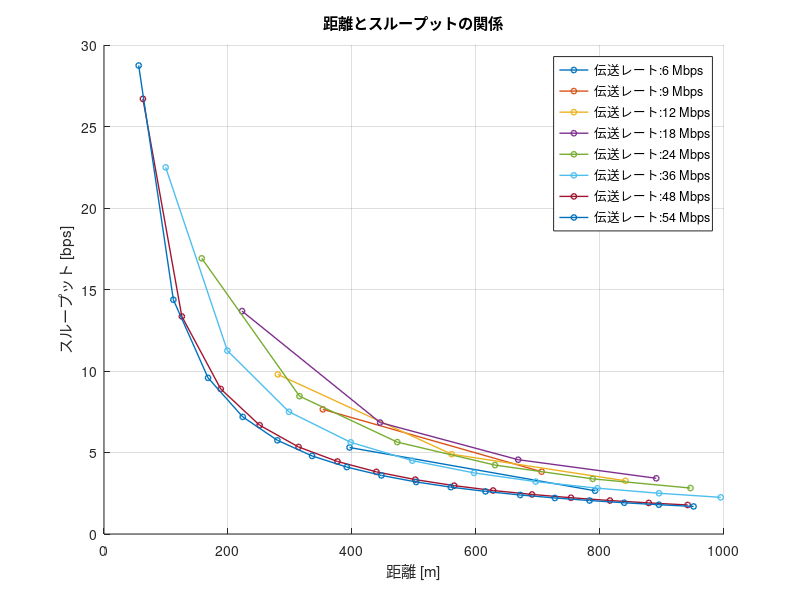

Write the MATLAB code that produced this figure.
Rmin = [-82, -81, -79, -77, -74, -70, -66, -65]; % 最小受信感度 [dBm]
TR = [6, 9, 12, 18, 24, 36, 48, 54]; % 伝送レート [Mbps]
databit = [24, 36, 48, 72, 96, 144, 192, 216]; % OFDMシンボルごとのデータビット[bit]

Tp = 10; % 送信電力 [dBm]
f = 2.4 * 10^9; % 周波数 [Hz]
c = 3 * 10^8; % 光速 [m/s]

PLCP_pre = 16; % PLCPプリアンブル[μs]
PLCPhead_sig = 1; % PLCPヘッダ（シグナル）[μs]
PLCPhead_ser = 16; % PLCPヘッダ（サービス）[μs]
ACK = 80; % 802.11ACKフレーム[bit]
MAC = 192; % 802.11MACヘッダ[bit]
LLC = 64; % LLCヘッダ[bit]
packet = 12000; % IPパケット[bit]
FCS = 32; % FCS[bit]
tail = 6; % テイルビット[bit]
SIFS = 10; % [μs]
DIFS = 34; % [μs]
backoff = 101.5; % 平均バックオフ制御時間 [μs]

% フィギュアの設定
figure;
hold on;

max_distance = 1000; % 最大距離 [m]

for i = 1:length(Rmin)
    Rmin_current = Rmin(i);
    TR_current = TR(i);
    databit_current = databit(i);
    
    % 最大伝送距離の計算
    Lfs = Tp - Rmin_current; % 距離減衰 [dB]
    d1 = ((10^(Lfs / 20)) * c) / (4 * pi * f); % 最大伝送距離 [m]
    
    % フレームの計算
    ACK_t = PLCP_pre + (PLCPhead_sig + ceil((PLCPhead_ser + ACK + FCS + tail) / databit_current)) * 4;
    data_t = PLCP_pre + (PLCPhead_sig + ceil((PLCPhead_ser + MAC + LLC + packet + FCS + tail) / databit_current)) * 4;
    
    % 距離の計算
    distances = 0:d1:max_distance; % 距離配列の作成 (d1単位で)
    throughput2 = zeros(size(distances)); % スループット配列の初期化

    for j = 1:length(distances)
        D = distances(j);
        total_tt = (ACK_t + data_t + SIFS + backoff + DIFS) * (D / d1);
        throughput2(j) = packet / total_tt; % スループット計算
    end
    
    % プロット
    plot(distances, throughput2, '-o', 'LineWidth', 1, 'MarkerSize', 4, 'DisplayName', sprintf('伝送レート:%d Mbps',  TR_current));
end

% グラフのラベルとタイトル設定
xlabel('距離 [m]');
ylabel('スループット [bps]');
title('距離とスループットの関係');
legend('show');
grid on;
hold off;

